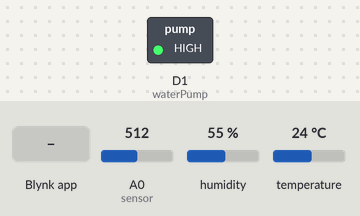
Bench run of a sketch on a simulated ESP8266 (NodeMCU). Shown: switched loads named in the sketch (green lamp = pin HIGH). Inputs (shaded band) come from the test bench; at power-on: A0 (sensor) = 512, humidity 55 %, temperature 24 °C. WiFi joins after 1.5 s; servers stay silent unless stated; what the sketch prints to the serial monitor is not drawn.

Above: at 3.0 s.
3.1 s: Blynk app writes 1 to V3
At 3.7 s:
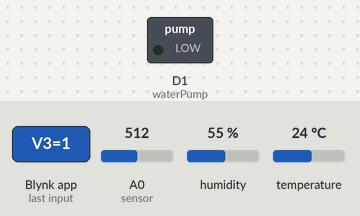
4.6 s: Blynk app writes 0 to V3
At 5.8 s:
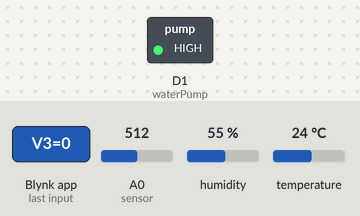
6.1 s: Blynk app writes 200 to V3
At 7.1 s:
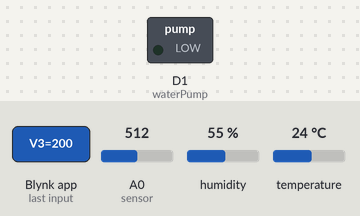
Timing chart, 0 to 9.1 s (numbered marks = the images above; inputs shaded):
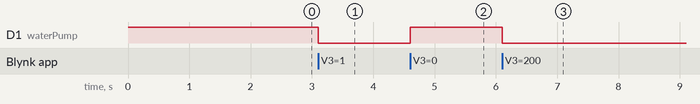

Measured:
- after the input at 3.1 s, D1 (waterPump): HIGH → LOW at once
- after the input at 4.6 s, D1 (waterPump): LOW → HIGH at once
- after the input at 6.1 s, D1 (waterPump): HIGH → LOW at once

The sketch:

plantmonitor2.ino
```cpp
#define BLYNK_TEMPLATE_ID "TMPLZAQBZS7q"
#define BLYNK_TEMPLATE_NAME "Plant Monitoring System"
#define BLYNK_AUTH_TOKEN "9QIyPHmvw7Z_dXYsqw-Na9YcKnY4pmlR"

//Include the library files
#define BLYNK_PRINT Serial
#include <ESP8266WiFi.h>
#include <BlynkSimpleEsp8266.h>
#include <DHT.h>

char auth[] = BLYNK_AUTH_TOKEN;     //Enter your Auth token
char ssid[] = "AndroidAP_4850";     //Enter your WIFI name
char pass[] = "00000000";           //Enter your WIFI password

BlynkTimer timer;
bool Relay = 0;

//Define component pins
#define sensor A0
#define waterPump D1
#define DHTPIN D4                    //Connect Out pin to D4 in NODE MCU
#define DHTTYPE DHT11

DHT dht(DHTPIN, DHTTYPE);

void setup() {
  Serial.begin(9600);
  pinMode(waterPump, OUTPUT);
  digitalWrite(waterPump, HIGH);
  Blynk.begin(auth, ssid, pass, "blynk.cloud", 8080);
  dht.begin();
  //Call the function
  timer.setInterval(100L, soilMoistureSensor);

}

//Get the button value
BLYNK_WRITE(V3) {
  Relay = param.asInt();

  if (Relay == 1) {
    digitalWrite(waterPump, LOW);

  } else {
    digitalWrite(waterPump, HIGH);

  }
}

//Get the soil moisture values
void soilMoistureSensor() {
  int value = analogRead(sensor);
  float h = dht.readHumidity();
  float t = dht.readTemperature();
  value = map(value, 0, 1024, 0, 100);
  value = (value - 100) * -1;

  if (isnan(h) || isnan(t)) {
    Serial.print("Cannot read from dht 11 : ");
    return;
  }

  Blynk.virtualWrite(V2, value);
  Blynk.virtualWrite(V6, t);
  Blynk.virtualWrite(V5, h);
  Serial.print("Moisture : ");
  Serial.print(value);
  Serial.print("   Temperature : ");
  Serial.print(t);
  Serial.print("    Humidity : ");
  Serial.println(h);

}

void loop() {
  Blynk.run();//Run the Blynk library
  timer.run();//Run the Blynk timer
}
```
